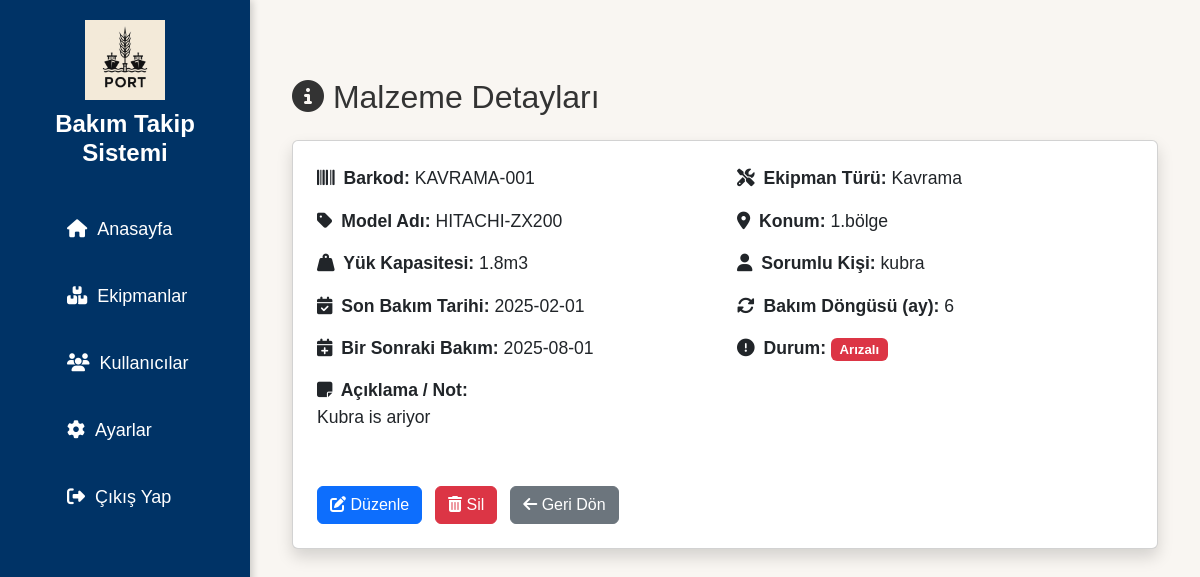
Before: /detail/4 (signed in) with the older database file.
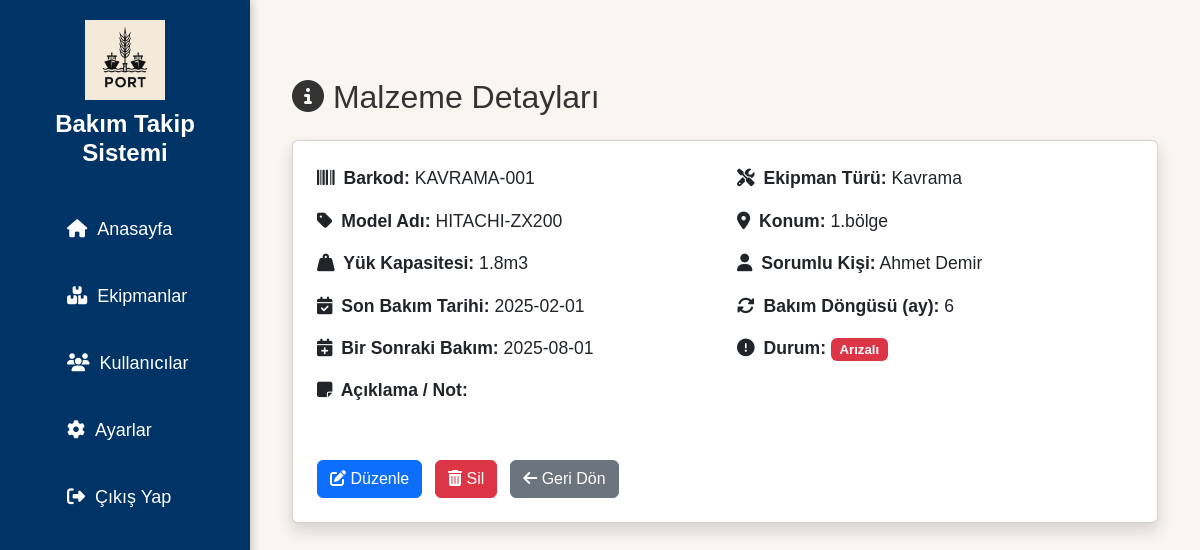
After: the same page with the newer database file.
### app/models.py (models this page shows)
class Parca(db.Model):
    __tablename__ = 'parcalar'
    id = db.Column(db.Integer, primary_key=True)
    barcode = db.Column(db.String(100), unique=True, nullable=False)
    ekipman_turu = db.Column(db.String(100), nullable=False)
    model_adi = db.Column(db.String(100), nullable=False)
    konum = db.Column(db.String(100), nullable=False)
    durum = db.Column(db.String(50), nullable=False)
    bir_sonraki_bakim = db.Column(db.Date, nullable=True)
    son_bakim_tarihi = db.Column(db.Date, nullable=True)
    bakim_dongusu = db.Column(db.String(50), nullable=True)
    bakim_durum = db.Column(db.String(50), nullable=True)  # ✅ تمت إضافته
    notlar = db.Column(db.Text, nullable=True)              # ✅ تمت إضافته
    kisa_aciklama = db.Column(db.Text, nullable=True)
    yuk_kapasitesi = db.Column(db.String(50), nullable=True)
    sorumlu_kisi = db.Column(db.String(100), nullable=True)
    created_at = db.Column(db.DateTime, default=datetime.utcnow)
    bakim_kayitlari = db.relationship('BakimKaydi', backref='parca', lazy=True)

### app/routes.py (the view, shortened to what this page needs)
@main.route('/detail/<int:parca_id>')
@login_required
def detail(parca_id):
    parca = Parca.query.get_or_404(parca_id)
    today = datetime.today().date()
    setting = Settings.query.first()
    uyari_gun = setting.bakim_yaklasma_gunu if setting and setting.bakim_yaklasma_gunu is not None else 30
    if parca.son_bakim_tarihi and parca.bakim_dongusu:
        try:
            ay = int(parca.bakim_dongusu)
            parca.bir_sonraki_bakim = parca.son_bakim_tarihi + relativedelta(months=ay)
        except:
            parca.bir_sonraki_bakim = None
    else:
        parca.bir_sonraki_bakim = None
    return render_template('detail.html', parca=parca, today=today)

### app/__init__.py (called while the page is built)
def create_app():
    app = Flask(__name__)
    app.config.from_object('config.Config')
    db.init_app(app)
    login_manager.init_app(app)
    migrate.init_app(app, db)  # ✅ جديد
    login_manager.login_view = 'auth.login'
    @login_manager.user_loader
    def load_user(user_id):
        return User.query.get(int(user_id))
    app.register_blueprint(main)
    app.register_blueprint(auth)
    app.register_blueprint(api)  # ✅ API
    return app

### app/templates/detail.html (shortened to what this page needs)
{% extends 'layout.html' %}
{% block content %}
<div class="container mt-5">
  <h2 class="mb-4"><i class="fas fa-info-circle"></i> Malzeme Detayları</h2>
  <div class="card shadow p-4" style="font-size: 1.1rem;">
    <div class="row">
      <div class="col-md-6 mb-3">
        <p><strong><i class="fas fa-barcode me-1"></i> Barkod:</strong> {{ parca.barcode }}</p>
        <p><strong><i class="fas fa-tag me-1"></i> Model Adı:</strong> {{ parca.model_adi }}</p>
        <p><strong><i class="fas fa-weight-hanging me-1"></i> Yük Kapasitesi:</strong> {{ parca.yuk_kapasitesi }}</p>
        <p><strong><i class="fas fa-calendar-check me-1"></i> Son Bakım Tarihi:</strong> {{ parca.son_bakim_tarihi }}</p>
        <p><strong><i class="fas fa-calendar-plus me-1"></i> Bir Sonraki Bakım:</strong> {{ parca.bir_sonraki_bakim }}</p>
        <p><strong><i class="fas fa-sticky-note me-1"></i> Açıklama / Not:</strong><br>{{ parca.kisa_aciklama }}</p>
      </div>
      <div class="col-md-6 mb-3">
        <p><strong><i class="fas fa-tools me-1"></i> Ekipman Türü:</strong> {{ parca.ekipman_turu }}</p>
        <p><strong><i class="fas fa-map-marker-alt me-1"></i> Konum:</strong> {{ parca.konum }}</p>
        <p><strong><i class="fas fa-user me-1"></i> Sorumlu Kişi:</strong> {{ parca.sorumlu_kisi }}</p>
        <p><strong><i class="fas fa-sync-alt me-1"></i> Bakım Döngüsü (ay):</strong> {{ parca.bakim_dongusu }}</p>
        <p><strong><i class="fas fa-exclamation-circle me-1"></i> Durum:</strong>
          {% if parca.durum == 'Arızalı' %}
            <span class="badge bg-danger text-white">Arızalı</span>
          {% endif %}
        </p>
      </div>
    </div>
    <div class="mt-4">
      <a href="{{ url_for('main.edit', parca_id=parca.id) }}" class="btn btn-primary me-2"><i class="fas fa-edit"></i> Düzenle</a>
      <form method="POST" action="{{ url_for('main.delete_parca', parca_id=parca.id) }}" class="d-inline" onsubmit="return confirm('Silmek istediğinize emin misiniz?')">
        <button type="submit" class="btn btn-danger"><i class="fas fa-trash-alt"></i> Sil</button>
      </form>
      <a href="{{ url_for('main.malzeme_listesi') }}" class="btn btn-secondary ms-2"><i class="fas fa-arrow-left"></i> Geri Dön</a>
    </div>
  </div>
</div>
{% endblock %}

Changed rows visible on the page:
changed Parca "KAVRAMA-001": sorumlu_kisi "kubra" → "Ahmet Demir"; kisa_aciklama "Kubra is ariyor" → (not shown)
